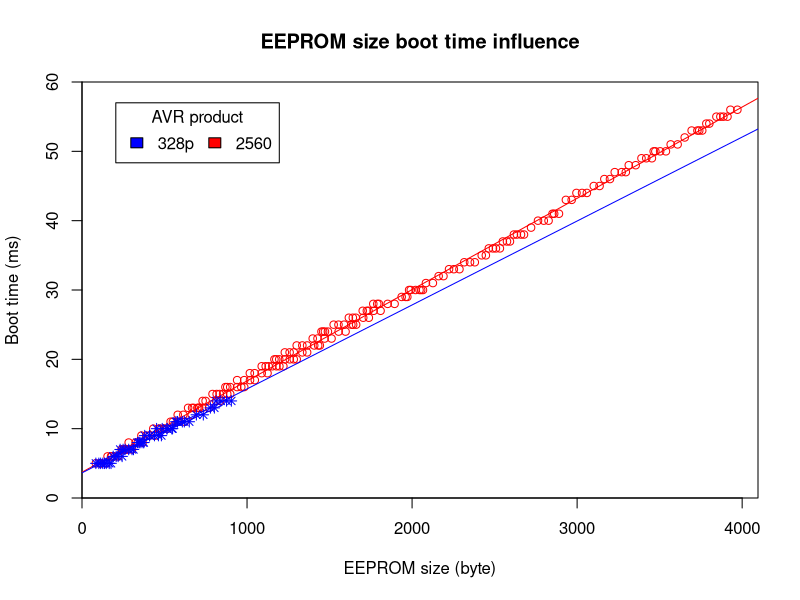

The R source for this figure:
ATboottime <-c(5,5,5,5,6,6,7,7,7,7,8,8,8,8,9,9,9,9,10,10,11,11,11,11,12,12,13,13,14,14,14,14,5,5,5,5,6,6,7,7,8,8,9,9,10,10,10,10,11,11)
ATeeprom <-c(102,126,136,165,189,207,231,249,283,312,336,346,357,375,410,439,463,481,515,544,569,579,608,650,693,735,778,802,812,841,876,905,84,113,147,176,219,243,261,303,346,370,380,409,452,486,515,549,578,620)
ATsdram <-c(1298,1210,1222,1196,1222,1196,1222,1196,1222,1196,1222,1196,1222,1196,1222,1196,1222,1196,1222,1196,1222,1196,1222,1218,1222,1218,1222,1218,1222,1196,1222,1196,1220,1208,1220,1208,1220,1206,1210,1206,1210,1206,1210,1190,1210,1206,1210,1206,1210,1206)
MEGA2boottime <-c(5,5,6,6,7,7,7,7,7,8,8,9,9,10,10,10,11,11,11,12,13,13,13,13,14,14,15,15,15,16,16,16,17,17,18,18,19,19,19,19,20,20,20,20,21,21,22,22,22,23,23,24,24,25,25,25,26,26,27,27,28,28,29,29,29,30,30,30,30,30,30,31,31,32,32,33,33,33,34,34,34,35,35,36,36,36,36,37,37,37,38,38,38,38,39,40,40,40,41,41,41,43,43,44,44,44,45,45,46,46,47,47,47,48,48,49,49,49,50,50,50,50,51,51,52,53,53,53,53,54,54,55,55,55,55,56,56,5,5,6,6,6,7,7,8,8,9,9,10,10,10,11,12,12,13,13,13,13,14,14,15,15,15,16,16,16,17,17,18,18,19,19,19,20,20,20,21,21,21,22,22,22,23,23,24,24,24,24,25,25,25,26,26,26,27,27,27,28,28,28)
MEGA2eeprom <-c(113,147,176,219,243,253,264,274,303,338,367,409,444,473,498,516,551,580,622,665,699,710,728,770,813,837,855,880,898,940,965,983,1018,1047,1089,1124,1153,1178,1196,1220,1230,1259,1283,1301,1335,1364,1407,1431,1441,1470,1512,1555,1597,1632,1643,1661,1704,1738,1767,1809,1852,1894,1937,1961,1971,1982,1992,2021,2045,2055,2066,2084,2126,2161,2190,2224,2253,2287,2316,2351,2380,2422,2447,2465,2490,2508,2532,2550,2575,2593,2617,2635,2660,2678,2721,2763,2798,2827,2851,2861,2890,2932,2967,2996,3030,3059,3101,3136,3165,3199,3228,3270,3295,3313,3355,3390,3419,3453,3464,3474,3503,3538,3567,3609,3652,3694,3729,3740,3758,3783,3801,3844,3868,3886,3911,3929,3971,84,113,155,180,198,240,265,283,325,360,389,432,466,495,537,580,614,643,667,677,706,731,749,791,816,834,869,880,898,940,983,1017,1046,1089,1113,1131,1166,1177,1195,1229,1258,1283,1301,1335,1364,1398,1427,1451,1461,1472,1490,1525,1554,1588,1617,1641,1659,1701,1726,1736,1765,1789,1799)
MEGA2sdram <-c(6987,6911,6911,6911,6911,6911,6911,6911,6911,6911,6911,6911,6911,6911,6911,6911,6911,6911,6911,6911,6911,6911,6911,6911,6911,6911,6911,6911,6911,6911,6911,6911,6911,6911,6911,6911,6911,6911,6911,6911,6911,6911,6911,6911,6911,6911,6911,6911,6911,6911,6911,6911,6911,6911,6911,6911,6911,6911,6911,6911,6911,6911,6911,6911,6911,6911,6911,6911,6911,6911,6911,6911,6911,6911,6911,6911,6911,6911,6911,6911,6911,6911,6911,6911,6911,6911,6911,6911,6911,6911,6911,6911,6911,6911,6911,6911,6911,6911,6911,6911,6911,6911,6911,6911,6911,6911,6911,6911,6911,6911,6911,6911,6911,6911,6911,6911,6911,6911,6911,6911,6911,6911,6911,6911,6911,6911,6911,6911,6911,6911,6911,6911,6911,6911,6911,6911,6911,6909,6909,6909,6899,6899,6899,6899,6899,6899,6899,6899,6899,6899,6899,6899,6899,6899,6899,6899,6899,6899,6899,6899,6899,6899,6899,6899,6899,6899,6899,6899,6899,6899,6899,6899,6899,6899,6899,6899,6899,6899,6899,6899,6899,6899,6889,6889,6889,6889,6889,6889,6889,6889,6889,6889,6889,6889,6889,6889,6889,6889,6889,6889)

plot(MEGA2eeprom,MEGA2boottime,ylim=range(c(0,60)),xlim=range(c(0,4096)),xlab="EEPROM size (byte)", ylab="Boot time (ms)", main="EEPROM size boot time influence",xaxs="i",yaxs="i",col="red")
abline(lm(MEGA2boottime~MEGA2eeprom),col="red")
#legend("topleft", "lm(MEGAboottime~MEGAeeprom)")

lines(ATeeprom,ATboottime, pch=8,type="b",col="blue")
abline(lm(ATboottime~ATeeprom),col="blue")
legend("topleft", inset=.05, title="AVR product",
       c("328p","2560"), fill=c("blue","red"), horiz=TRUE)


